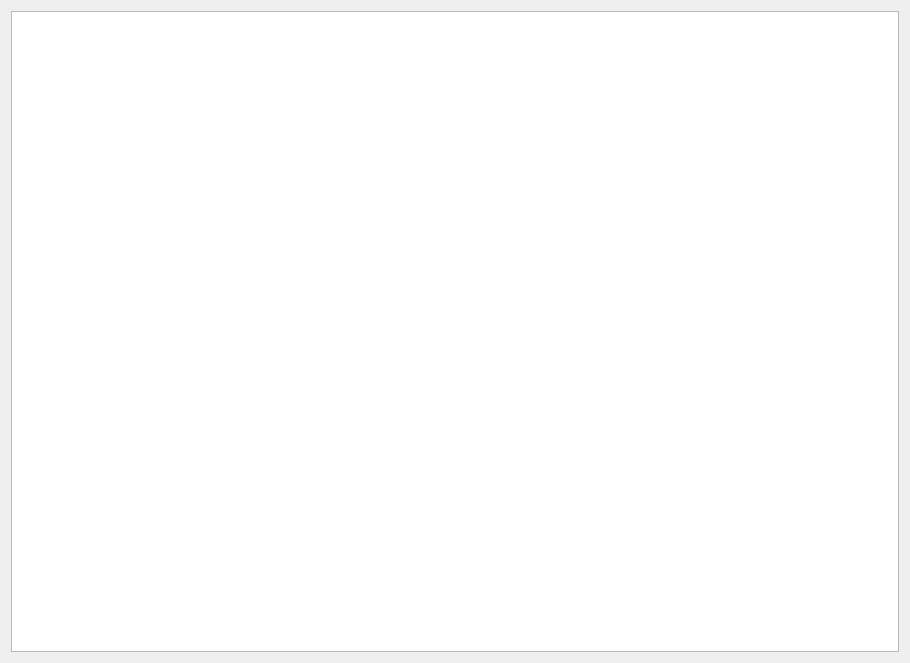
<?xml version="1.0" encoding="UTF-8"?>
<ui version="4.0">
 <class>AdminWarn</class>
 <widget class="QWidget" name="AdminWarn">
  <property name="geometry">
   <rect>
    <x>0</x>
    <y>0</y>
    <width>910</width>
    <height>663</height>
   </rect>
  </property>
  <property name="windowTitle">
   <string>Form</string>
  </property>
  <layout class="QGridLayout" name="gridLayout">
   <item row="0" column="0">
    <widget class="QTableWidget" name="tw_UserJY"/>
   </item>
  </layout>
 </widget>
 <resources/>
 <connections/>
</ui>
